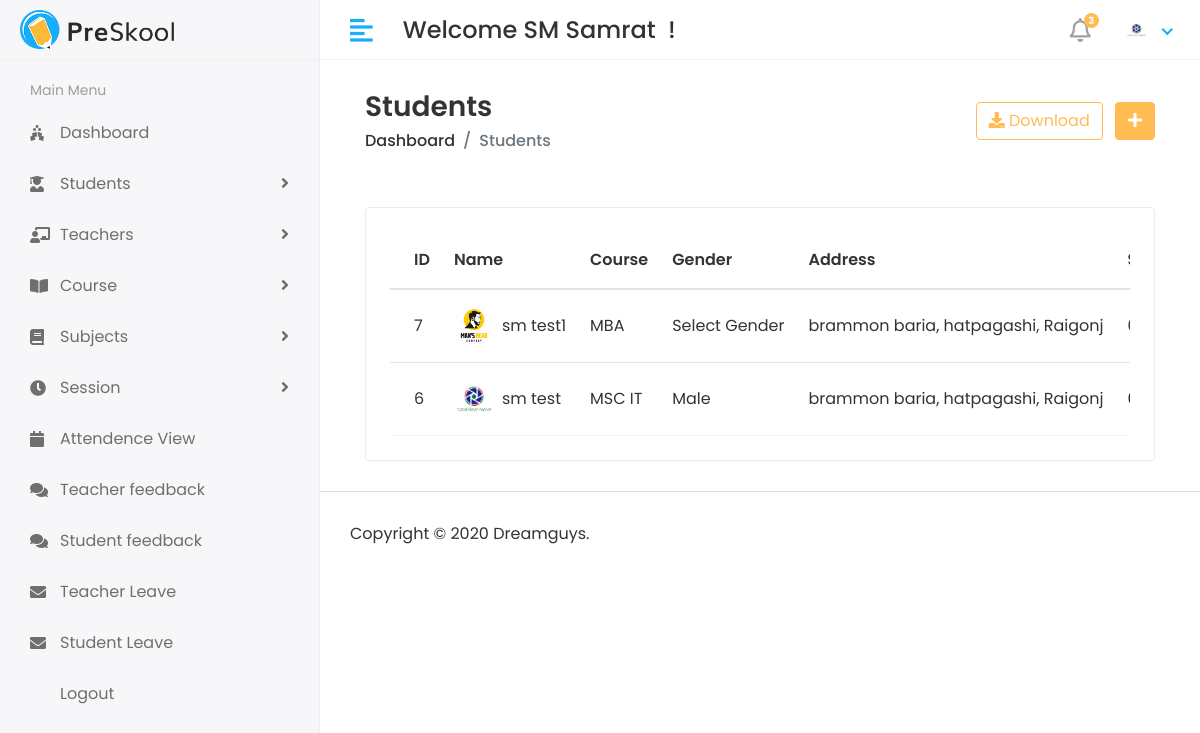
/view-student (signed in), run on the app's committed database.
### app/models.py (models this page shows, shortened)
class CustomUser(AbstractUser):
    USER = (
        (1,'HOD'),
        (2,'STAFF'),
        (3,'STUDENT'),
    )
    user_type = models.CharField(choices=USER,max_length=50,default=1)
    profile_pic = models.ImageField(upload_to='media/profile_pic')

class Student(models.Model):
    admin = models.OneToOneField(CustomUser,on_delete=models.CASCADE)
    address = models.TextField()
    gender = models.CharField(max_length=100)
    course_id = models.ForeignKey(Course,on_delete=models.DO_NOTHING)
    session_year_id = models.ForeignKey(SessionYear,on_delete=models.DO_NOTHING)
    created_at = models.DateTimeField(auto_now_add=True)
    updated_at = models.DateTimeField(auto_now=True)

class Course(models.Model):
    name = models.CharField(max_length=100)
    created = models.DateTimeField(auto_now_add=True)
    created = models.DateTimeField(auto_now=True)

### stu_management_sys/hod_views.py (the view)
# urls.py: path('view-student',hod_views.viewStudent, name='view_student'),
@login_required(login_url='/')
def viewStudent(request):
    student = Student.objects.all().order_by("-id")
    context ={
        'student':student
    }
    return render(request,'hod/student_view.html',context)

### templates/hod/student_view.html (shortened to what this page needs)
{% extends 'base.html' %}
{% block content %}
<div class="content container-fluid">
    <div class="page-header">
       <div class="row align-items-center">
          <div class="col">
             <h3 class="page-title">Students</h3>
             <ul class="breadcrumb">
                <li class="breadcrumb-item"><a href="index.html">Dashboard</a></li>
                <li class="breadcrumb-item active">Students</li>
             </ul>
          </div>
          <div class="col-auto text-right float-right ml-auto">
             <a href="#" class="btn btn-outline-primary mr-2"><i class="fas fa-download"></i> Download</a>
             <a href="add-student.html" class="btn btn-primary"><i class="fas fa-plus"></i></a>
          </div>
       </div>
    </div>
    <div class="container pt-3">
   </div>
    <div class="row">
       <div class="col-sm-12">
          <div class="card card-table">
             <div class="card-body">
                <div class="table-responsive">
                   <table class="table table-hover table-center mb-0 datatable">
                      <thead>
                         <tr>
                            <th>ID</th>
                            <th>Name</th>
                            <th>Course</th>
                            <th>Gender</th>
                            <th>Address</th>
                            <th>Session</th>
                         </tr>
                      </thead>
                      <tbody>
                        {% for s in student %}
                         <tr>
                            <td>{{s.id}}</td>
                            <td>
                               <h2 class="table-avatar">
                                  <a href="student-details.html" class="avatar avatar-sm mr-2"><img class="avatar-img rounded-circle" src="{{s.admin.profile_pic.url}}" alt="User Image"></a>
                                  <a href="student-details.html">{{s.admin.first_name}} {{s.admin.last_name}}</a>
                               </h2>
                            </td>
                            <td>{{s.course_id.name}}</td>
                            <td>{{s.gender}}</td>
                            <td>{{s.address}}</td>
                            <td>{{s.session_year_id.session_start}} to {{s.session_year_id.session_end}}</td>
                         </tr>
                         {% endfor %}
                      </tbody>
                   </table>
                </div>
             </div>
          </div>
       </div>
    </div>
 </div>
{% endblock %}

### templates/includes/header.html (shortened to what this page needs)
{% load static %}
<div class="header">
    <div class="header-left">
       <a href="index.html" class="logo">
       <img src="{% static 'img/logo.png' %}" alt="Logo">
       </a>
    </div>
    <a href="javascript:void(0);" id="toggle_btn">
    <i class="fas fa-align-left"></i>
    </a>
    <div class="top-nav-search mt-3">
       <h4>Welcome {{user.first_name}} {{user.last_name}} &nbsp;!</h4>
    </div>
    <ul class="nav user-menu">
       <li class="nav-item dropdown noti-dropdown">
          <a href="#" class="dropdown-toggle nav-link" data-toggle="dropdown">
          <i class="far fa-bell"></i> <span class="badge badge-pill">3</span>
          </a>
       </li>
       <li class="nav-item dropdown has-arrow">
         <a href="#" class="dropdown-toggle nav-link" data-toggle="dropdown">
            {% if user.profile_pic %}
            <span class="user-img"><img class="rounded-circle" src="/media/{{user.profile_pic}}" width="31" alt="{{user.username}}"></span>
            {% else %}
            <span class="user-img"><img class="rounded-circle" src="/media/avatar.jpg" width="31" alt="Ryan Taylor"></span>
            {% endif %}
         </a>
       </li>
    </ul>
 </div>

### static/css/style.css (style rules this page uses)
html { height: 100%; }
body { background-color: #fff; color: #333; font-family: 'Poppins', sans-serif; font-size: 1rem; height: 100%; line-height: 1.5; overflow-x: hidden; }
h1, h2, h3, h4, h5, h6 { font-family: 'Poppins', sans-serif; margin-top: 0; }
a { color: #009ce7; }
input, button, a { transition: all 0.4s ease; -moz-transition: all 0.4s ease; -o-transition: all 0.4s ease; -ms-transition: all 0.4s ease; -webkit-transition: all 0.4s ease; }
ul, ol { padding: 0px; list-style: none; }
.table { color: #333; max-width: 100%; margin-bottom: 0; width: 100%; }
table.table td h2 { display: inline-block; font-size: inherit; font-weight: 400; margin: 0; padding: 0; vertical-align: middle; }
table.table td h2.table-avatar { align-items: center; display: inline-flex; font-size: inherit; font-weight: 400; margin: 0; padding: 0; vertical-align: middle; white-space: nowrap; }
table.table td h2 a { color: #333; }
.table thead tr th { font-weight: 600; }
.table tbody tr { border-bottom: 1px solid rgba(0, 0, 0, 0.05); }
.table.table-center td, .table.table-center th { vertical-align: middle; }
.card-table .card-body .table > thead > tr > th { border-top: 0; }
.card-table .card-body .table tr td:first-child, .card-table .card-body .table tr th:first-child { padding-left: 1.5rem; }
.card-table .table td, .card-table .table th { border-top: 1px solid #e2e5e8; padding: 1rem 0.75rem; white-space: nowrap; }
.btn-primary { background-color: #FFBC53; border: 1px solid #FFBC53; }
.btn-outline-primary { color: #FFBC53; border-color: #FFBC53; }
.card { border: 1px solid #ececf5; box-shadow: 0 1px 3px 0 rgba(0, 0, 0, 0.03); margin-bottom: 1.875rem; }
.card-body { padding: 1.5rem; }
.avatar { position: relative; display: inline-block; width: 3rem; height: 3rem }
.avatar > img { width: 100%; height: 100%; -o-object-fit: cover; object-fit: cover; }
.avatar-sm { width: 2.5rem; height: 2.5rem; }
.header { background-color: #fff; border-bottom: 1px solid #f3f3f4; left: 0; position: fixed; right: 0; top: 0; z-index: 1001; height: 60px; }
.header .header-left { float: left; height: 60px; padding: 0 20px; position: relative; width: 320px; z-index: 1; transition: all 0.2s ease-in-out; background-color: #f7f7fa; border-bottom: 1px solid #efefef; border-right: 1px solid #ececf5; display: flex; align-items: center; }
.header .header-left .logo { display: inline-block; line-height: 60px; }
.header .header-left .logo img { max-height: 40px; width: auto; }
.header .dropdown-toggle:after { display: none; }
.header .has-arrow .dropdown-toggle:after { border-top: 0; border-left: 0; border-bottom: 2px solid #18aefa; border-right: 2px solid #18aefa; content: ''; height: 8px; display: inline-block; pointer-events: none; -webkit-transform-origin: 66% 66%; -ms-transform-origin: 66% 66%; transform-origin: 66% 66%; -webkit-transform: rotate(45deg); -ms-transform: rotate(45deg); transform: rotate(45deg); -webkit-transition: all 0.15s ease-in-out; transition: all 0.15s ease-in-out; width: 8px; vertical-align: 0px; }
.user-menu { float: right; margin: 0; position: relative; z-index: 99; padding-right: 15px; }
.user-menu.nav > li > a { color: #a0a0a0; font-size: 14px; line-height: 58px; padding: 0 15px; height: 60px; }
.user-img { margin-right: 3px; position: relative; }
.top-nav-search { float: left; margin-left: 15px; }
.page-header { margin-bottom: 1.875rem; }
.page-header .breadcrumb { background-color: transparent; color: #6c757d; font-size: 1rem; font-weight: 500; margin-bottom: 0; padding: 0; }
.page-header .breadcrumb a { color: #333; }
.page-title { font-size: 28px; font-weight: 600; color: #333; margin-bottom: 5px; }
.user-menu.nav > li > a .badge { background-color: #FFBC53; display: block; font-size: 10px; font-weight: bold; height: 15px; width: 15px; position: absolute; right: 7px; top: 13px; color: #fff; padding: 3px; }
.user-menu.nav > li > a > i { font-size: 1.5rem; line-height: 60px; }
@media (min-width: 992px) { #toggle_btn { align-items: center; color: #18aefa; display: inline-flex; float: left; font-size: 26px; height: 60px; justify-content: center; margin-left: 15px; padding: 0 15px; } }

### data on the page
CustomUser: first_name "SM", last_name "Samrat", profile_pic (picture)
Student: id "7", admin.profile_pic (picture), admin.first_name "sm", admin.last_name "test1", course_id.name "MBA", gender "Select Gender", address "brammon baria, hatpagashi, Raigonj"
Student: id "6", admin.profile_pic (picture), admin.first_name "sm", admin.last_name "test", course_id.name "MSC IT", gender "Male", address "brammon baria, hatpagashi, Raigonj"
